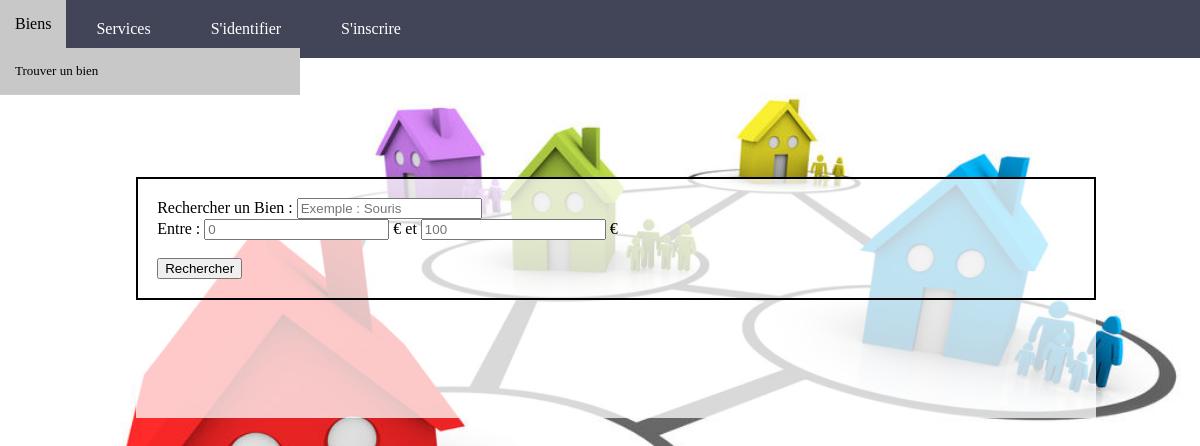
The page /index.php?controller=bien&action=readAll on the database as committed earlier.
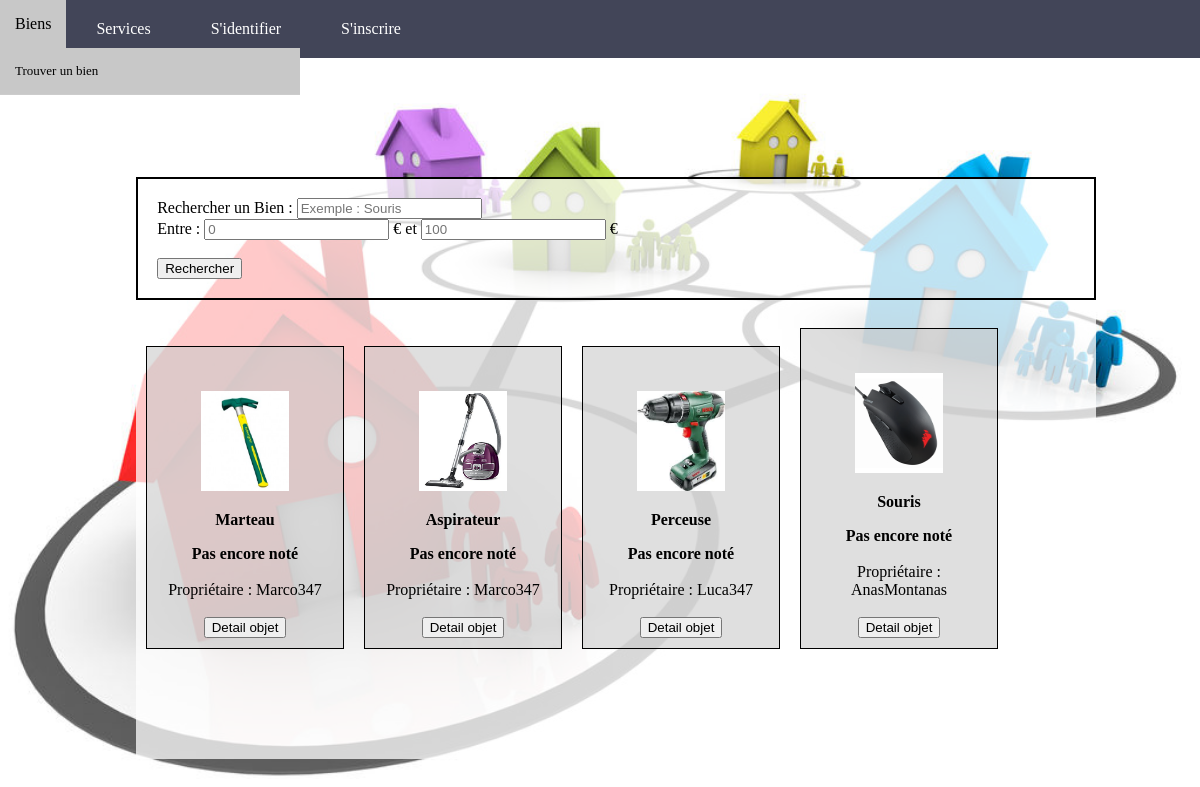
The same page on the database as committed later.
### tables this page shows
CREATE TABLE `Bien` (
  `idBien` int(11) NOT NULL,
  `titre` varchar(75) NOT NULL,
  `description` varchar(300) NOT NULL,
  `tarif` decimal(5,0) NOT NULL,
  `motClef` varchar(75) NOT NULL,
  `estValide` tinyint(1) NOT NULL,
  `lienPhoto` varchar(75) NOT NULL,
  `prixNeuf` decimal(10,0) NOT NULL,
  `estDispo` tinyint(1) NOT NULL,
  `idProprio` int(75) NOT NULL
);

CREATE TABLE `Membre` (
  `idMembre` int(11) NOT NULL,
  `login` varchar(75) NOT NULL,
  `nom` varchar(75) NOT NULL,
  `prenom` varchar(75) NOT NULL,
  `adresse` varchar(75) NOT NULL,
  `mail` varchar(75) NOT NULL,
  `mdp` varchar(75) NOT NULL,
  `ville` varchar(75) NOT NULL,
  `telephone` int(11) NOT NULL,
  `admin` int(11) NOT NULL,
  `codePostal` int(11) NOT NULL,
  `dateInscription` date NOT NULL,
  `solde` int(11) NOT NULL,
  `nonce` int(11) NOT NULL
);

### controller/ControllerBien.php (called while the page is built, shortened)
<?php
require_once File::build_path(array("model", "ModelBien.php"));
require_once File::build_path(array("model", "ModelService.php"));
require_once File::build_path(array("model", "ModelMembre.php"));
class ControllerBien{
    public static function readAll() {
        $tab_b = ModelBien::selectAll();
        require_once File::build_path(array("view","view.php"));
    }
}

### controller/routeur.php (called while the page is built, shortened)
<?php
require_once File::build_path(array("controller","ControllerBien.php"));
$controller_default = 'membre';
$controller = $controller_default;
if(!is_null(Dispatcher::myGet('action'))&&(!is_null(Dispatcher::myGet('controller')))){
    $action = htmlspecialchars(Dispatcher::myGet('action'));
    $controller = htmlspecialchars(Dispatcher::myGet('controller'));
}
else {
    $action = "readAll";
    $controller = $controller_default;
}
$controller_class = "Controller".ucfirst($controller);
$controller_class::$action();
?>

### index.php (called while the page is built, shortened)
<?php
require_once File::build_path(array('controller','routeur.php'));
?>

### model/Model.php (called while the page is built, shortened)
<?php
class Model {
    public static $pdo;
    public static function Init() {
        $hostname = Conf::getHostname();
        $database_name = Conf::getDatabase();
        $login = Conf::getLogin();
        $password = Conf::getPassword();
        try {
            self::$pdo = new PDO("mysql:host=$hostname;dbname=$database_name", $login, $password,array(PDO::MYSQL_ATTR_INIT_COMMAND => "SET NAMES utf8"));
            self::$pdo->setAttribute(PDO::ATTR_ERRMODE, PDO::ERRMODE_EXCEPTION);
        } catch (PDOException $e) {
            if (Conf::getDebug()) {
                echo $e->getMessage();
            } else {
                echo "Une erreur est survenue au niveau de la connexion de la base de donn�es !  <a href=''> retour a la page d'accueil </a>";
            }
            die();
        }
    }
    public static function selectAll() {
        $table_name = static::$object;
        $class_name = 'Model'.$table_name;
                $rep = Model::$pdo->query("SELECT * FROM ".$table_name.";");
                $rep->setFetchMode(PDO::FETCH_CLASS, $class_name);
                $tab = $rep->fetchAll();
                return $tab;
        }
}

### model/ModelBien.php (called while the page is built, shortened)
<?php
	require_once 'Model.php';
	class ModelBien extends Model {
                private $idBien;
                private $titre;
                private $estValide;
                private $lienPhoto;
                private $estDispo;
                private $idProprio;
                public function getIdBien() {
                    return $this->idBien;
                }
                public function getTitre() {
                    return $this->titre;
                }
                public function getEstValide() {
                    return $this->estValide;
                }
                public function getLienPhoto() {
                    return $this->lienPhoto;
                }
                public function getEstDispo() {
                    return $this->estDispo;
                }
                public function getIdProprio() {
                    return $this->idProprio;
                }
        }
 ?>

### model/ModelMembre.php (called while the page is built, shortened)
<?php
	require_once 'Model.php';
	class ModelMembre extends Model {
                private $login;
                public function getLogin(){
                        return $this->login;
                }
    public static function getLoginById($id){
        $sql = "SELECT login FROM Membre WHERE idMembre=:id";
            $req_prep = Model::$pdo->prepare($sql);
            $values = array(
                "id" => $id,
            );
            $req_prep->execute($values);
            $req_prep->setFetchMode(PDO::FETCH_CLASS, 'ModelMembre');
            $tab= $req_prep->fetch();
            return $tab->getLogin();
    }
}
 ?>

### view/bien/list.php (the view, shortened to what this page needs)
<div class="produits">
    <?php
    if(!empty($_SESSION['login'])){
        $ville = " pres de ".ModelMembre::getVilleByLogin($_SESSION['login']);
    }
    else $ville = "";
    echo '
        <form action="index.php" method="post" enctype="multipart/form-data">
        <input type="hidden" name="controller" value="Bien">
        <input type="hidden" name="action" value="rechercheBien">
                 <div id="recherche"> Rechercher un Bien'.$ville.' :
                      <input type="text" name="nom" required placeholder="Exemple : Souris" />
                      </br>
                      Entre :
                      <input type="number" name="prix1" min="0" placeholder=0> € et
                      <input type="number" name="prix2" min="0" placeholder=100> €
                      </br>
                      </br>
                 <input type="submit" value="Rechercher" />
                 </div>
        </form>
        </br>';
        foreach($tab_b as $b){
            $titreHTML = htmlspecialchars($b->getTitre());
            $lienPhoto = htmlspecialchars($b->getLienPhoto());
            $idBien = htmlspecialchars($b->getIdBien());
            $loginProprio = htmlspecialchars(ModelMembre::getLoginById(($b->getIdProprio())));
            $tabNotes = ModelCommentaire::selectAllCommByIdProduit($idBien);
            $estDispo = htmlspecialchars($b->getEstDispo());
            $estValide = htmlspecialchars($b->getEstValide());
            if(($estDispo == 1) &&($estValide == 1)){
            echo '<div class="produit">';
            echo '<br/> <p> <b><img src='.$lienPhoto.' alt="photo bien" height="50%" width="50%" ></b>'.'<br/>  </p>';
            echo '<p>'.'<b>'.$titreHTML.'</b>'.'<br/>  </p>';
            if (!empty($tabNotes)){
	            for ($i = 0; $i< 5 ; $i++) {
	                if($i < intval(ModelCommentaire::getNoteMoyenneByIdProduit($idBien))){
	                echo' <img src="style/img/star.png" alt="Star" style="width:10%;height:10%">';
	                }
	                else echo' <img src="style/img/star2.png" alt="Star" style="width:10%;height:10%">';
	                }
            }
            else{
            	echo '<b>Pas encore noté </b>'.'<br/>'.'<br/>';
            }
            echo 'Propriétaire : '.$loginProprio;
            echo '<br/>'.'<br/>'.'<a href="index.php?controller=bien&action=read&idBien='.$idBien.'"><button> Detail objet </button></a>';
            echo '</div>';
            }
        }
    ?>
</div>

### view/view.php (shortened to what this page needs)
<!DOCTYPE html>
	<html>
		<head>
			<link rel="stylesheet" href="style/css/style.css" />
			<?php $nav = File::build_path(array('view','header', 'header.php'));
                        require $nav; ?>
		</head>
	<body>
		<main>
	<?php
$filepath = File::build_path(array('view', $controller, $view.'.php'));
require $filepath;
?>
                </main>
    </body>
</html>

### view/header/header.php (shortened to what this page needs)
<nav id =menu>
				<ul>
					<li class="menu-biens"><a href="#">Biens</a>
						<ul class="submenu">
							<li><a href="index.php?controller=bien&action=readAll">Trouver un bien</a></li>
						</ul>
					</li>
					<li class="menu-services"><a href="#">Services</a>
					</li>
					<?php
					if((!isset($_SESSION['login']))){
						echo '<li class="menu-connexion"><a href="index.php?controller=membre&action=connect">S\'identifier</a></li>'
						 .'<li class ="menu-inscription"><a href="index.php?controller=membre&action=create">S\'inscrire</a></li>';
                    }
                    ?>
</nav>
<br>

### style/css/style.css (style rules this page uses)
nav ul { list-style-type:none; padding:0; }
nav > ul { margin: 0px; padding: 0px; }
nav > ul::after { content: ""; display: block; clear: both; }
nav > ul > li { float: left; position: relative; }
nav li { list-style-type: none; }
nav { width: 100%; background-color: #424558; }
nav a { display: inline-block; text-decoration: none; }
nav > ul > li > a { padding: 20px 30px; color: #FFF; }
.submenu { display: none; }
.submenu li { border-bottom : 1px solid #CCC; }
.submenu li a { padding: 15px 30px; font-size: 13px; color:#222538; width: 270px; }
nav li ul { left:0; top:47px; position:absolute; z-index:1; opacity:0; visibility:hidden; }
main { position: absolute; width: 80%; margin: 136px; margin-top: 101px; background-color: rgba(255,255,255,0.75); }
nav li ul li { width:100%; }
nav li ul li a { width:100%; text-align:left; }
body { font-family: 'Source code pro', Calibri, serif; padding: 0px; margin: 0px; background-image: url('../img/voisins.jpg'); background-position: center center; background-size: cover; background-attachment: fixed; }
.produits { width: 100%; }
.produit { display: inline-block; text-align : center; margin: 10px; background-color: rgba(202,202,202,0.6); border: 1px solid black; padding: 10px; width: 176px; }
.produits a:link { text-decoration: none; color:black; }
.produit img { height: 100px; }
ul { list-style-type: none; }
html { height: 100%; }
body { height: 100%; position: relative; }
main { position: relative; padding-bottom: 100px; }
#recherche { border: 2px solid black; padding : 2%; }

Rows that differ between the two databases and show on the page:
added bien: lienPhoto (picture), titre "Marteau", idProprio.login "Marco347"
added bien: lienPhoto (picture), titre "Aspirateur", idProprio.login "Marco347"
added bien: lienPhoto (picture), titre "Perceuse", idProprio.login "Luca347"
added bien: lienPhoto (picture), titre "Souris", idProprio.login "AnasMontanas"
